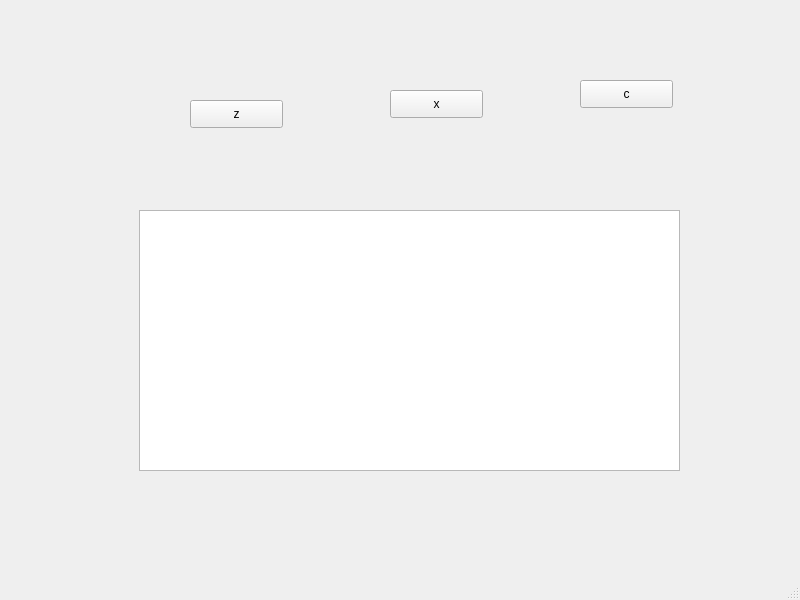
<?xml version="1.0" encoding="UTF-8"?>
<ui version="4.0">
 <class>MainWindow</class>
 <widget class="QMainWindow" name="MainWindow">
  <property name="geometry">
   <rect>
    <x>0</x>
    <y>0</y>
    <width>800</width>
    <height>600</height>
   </rect>
  </property>
  <property name="windowTitle">
   <string>MainWindow</string>
  </property>
  <widget class="QWidget" name="centralwidget">
   <widget class="QWidget" name="verticalLayoutWidget">
    <property name="geometry">
     <rect>
      <x>139</x>
      <y>210</y>
      <width>541</width>
      <height>261</height>
     </rect>
    </property>
    <layout class="QVBoxLayout" name="verticalLayout">
     <item>
      <widget class="Main" name="treeView"/>
     </item>
    </layout>
   </widget>
   <widget class="QPushButton" name="x">
    <property name="geometry">
     <rect>
      <x>390</x>
      <y>90</y>
      <width>93</width>
      <height>28</height>
     </rect>
    </property>
    <property name="text">
     <string>x</string>
    </property>
   </widget>
   <widget class="QPushButton" name="z">
    <property name="geometry">
     <rect>
      <x>190</x>
      <y>100</y>
      <width>93</width>
      <height>28</height>
     </rect>
    </property>
    <property name="text">
     <string>z</string>
    </property>
   </widget>
   <widget class="QPushButton" name="c">
    <property name="geometry">
     <rect>
      <x>580</x>
      <y>80</y>
      <width>93</width>
      <height>28</height>
     </rect>
    </property>
    <property name="text">
     <string>c</string>
    </property>
   </widget>
  </widget>
  <widget class="QMenuBar" name="menubar">
   <property name="geometry">
    <rect>
     <x>0</x>
     <y>0</y>
     <width>800</width>
     <height>26</height>
    </rect>
   </property>
  </widget>
  <widget class="QStatusBar" name="statusbar"/>
 </widget>
 <customwidgets>
  <customwidget>
   <class>Main</class>
   <extends>QTreeView</extends>
   <header>QTree.py</header>
  </customwidget>
 </customwidgets>
 <resources/>
 <connections>
  <connection>
   <sender>z</sender>
   <signal>clicked()</signal>
   <receiver>x</receiver>
   <slot>click()</slot>
   <hints>
    <hint type="sourcelabel">
     <x>236</x>
     <y>139</y>
    </hint>
    <hint type="destinationlabel">
     <x>436</x>
     <y>129</y>
    </hint>
   </hints>
  </connection>
  <connection>
   <sender>x</sender>
   <signal>clicked()</signal>
   <receiver>c</receiver>
   <slot>hide()</slot>
   <hints>
    <hint type="sourcelabel">
     <x>436</x>
     <y>129</y>
    </hint>
    <hint type="destinationlabel">
     <x>626</x>
     <y>119</y>
    </hint>
   </hints>
  </connection>
 </connections>
</ui>
